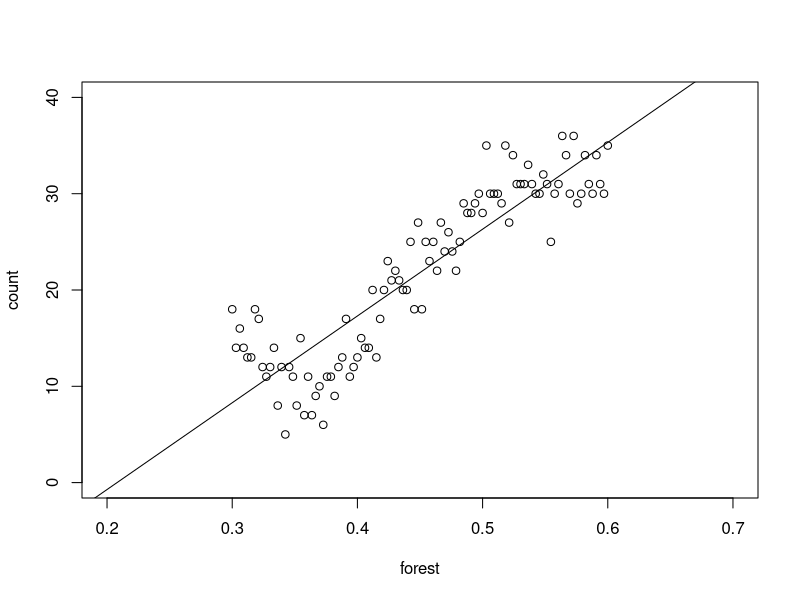

Reproduce this figure in R.
## ---- chunk 1
knitr::opts_chunk$set(
  collapse = TRUE,
  comment = "#>"
)
## ---- chunk 2
forest <- seq(0.3,0.6, length.out = 100)
total <- rep(40, 100)

c1 <- rbinom(n = 20, size = 40, prob = seq(0.4, 0.2, length.out = 20))
c2 <- rbinom(n = 50, size = 40, prob = seq(0.2, 0.8, length.out = 50))
c3 <- rbinom(n = 30, size = 40, prob = seq(0.8, 0.8, length.out = 30))

count <- c(c1, c2, c3)
## ---- chunk 3
x <- list(
	y = data.frame(count = count, total = total),
	env = data.frame(forest = forest)
)
## ---- chunk 4
plot(forest[1:length(count)], count, ylim = c(0,40), xlim = c(0.2,0.7), xlab = "forest", ylab = "count")

m <- lm(count ~ forest, data = cbind(x$y, x$env))
abline(m)
## ---- chunk 5
nll <- function (data, f) # p(y|f) = function returning negative log-likelihood of the data, given f
{
	getAll(data, warn=FALSE)
	p <- plogis(f)

	-sum(dbinom(x = y$count, size = y$total, prob = p, log = TRUE))
}

